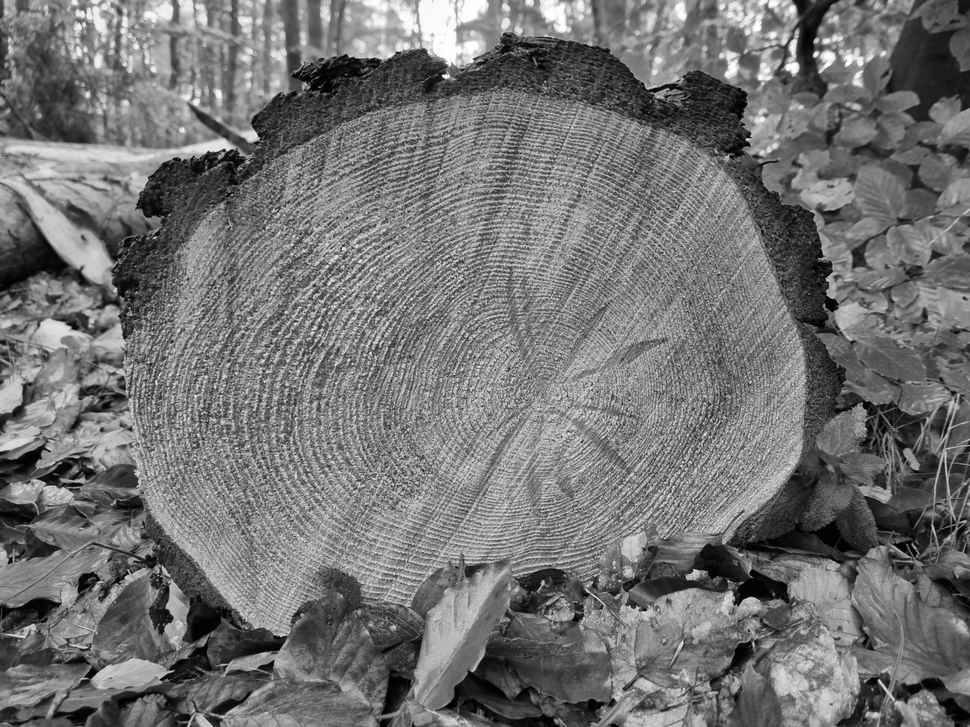
#> input picture input.tif, 970 x 727 px, shrunk from 2016 x 1512 before the run
$ python main.py
#> lines starting #> are read from the running program, lines starting #| are printed output that depends on the picture; after the words box and inside, x2 and y2 are one past the last pixel; in counts of white or black regions, pixels touching at a corner belong together
import math

# opencv-python version >= 4.4.0 required
import cv2
import numpy as np
import matplotlib.pyplot as plt

# Modify the contrast and brightness
def adjust_contrast_brightness(img, contrast=1, brightness=0):
    brightness += math.floor(round(255 * (1 - contrast) / 2))
    return cv2.addWeighted(img, contrast, img, 0, brightness)

# Count the amount of contiguous white pixels in
# a specific column in an image
def count_column(img, col):
    counter = 0
    isBlob = False

    for i in range(img.shape[0]):
        if img[i][col] > 0:
            isBlob = True
        if img[i][col] < 1:
            if isBlob == True:
                counter += 1
            isBlob = False

    return counter


# Load the image
image = cv2.imread('input.tif')
#> image is the input picture: shape (727, 970, 3); min 0, max 255, mean 115.1

plt.tight_layout()
plt.subplot(2,3,1)
plt.imshow(image)
plt.title("Original")

# Convert the image to grayscale
gray = cv2.cvtColor(image, cv2.COLOR_BGR2GRAY)

# Use Otsu thresholding to convert to binary
ret, thresh = cv2.threshold(gray, 0, 255, cv2.THRESH_BINARY_INV + cv2.THRESH_OTSU)
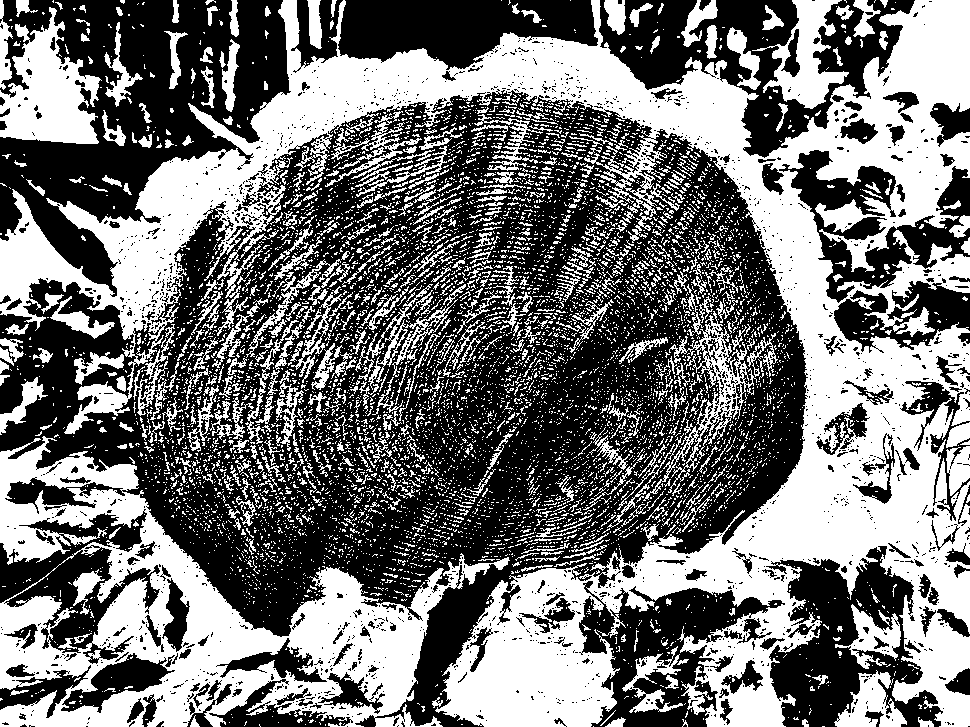
#> thresh: shape (727, 970); 45.3% white; 7354 white regions (6690 under 20 px), largest, box (x1, y1, x2, y2) and area: (0, 0, 970, 727) 169765, (0, 436, 510, 727) 50873, (0, 7, 102, 144) 7642
#> ret = 111

# Use opening followed by closing to obtain a mask for the trunk area
# - Since the background is usually composed of large objects out of focus,
# while the trunk area is composed of fine details, the details
# can be eroded away by using opening, which preserves the larger structures,
# and then the larger structures are expanded and the image inverted
# to obtain a good approximation of the trunk area
kernel = cv2.getStructuringElement(cv2.MORPH_ELLIPSE,(7,7))
opening = cv2.morphologyEx(thresh, cv2.MORPH_OPEN, kernel, iterations=3)
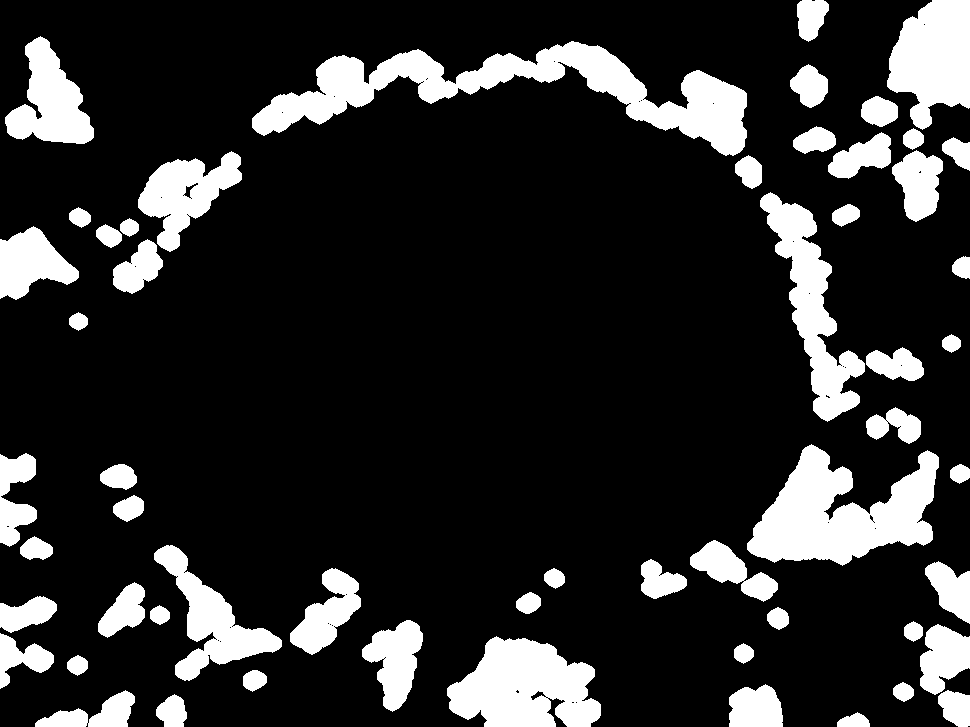
#> opening: shape (727, 970); 17.4% white; 56 white regions, largest, box (x1, y1, x2, y2) and area: (252, 41, 747, 156) 17856, (747, 444, 939, 566) 12942, (447, 636, 601, 727) 9808

kernel = cv2.getStructuringElement(cv2.MORPH_ELLIPSE,(49,49))
closing = cv2.morphologyEx(opening, cv2.MORPH_CLOSE, kernel, iterations=10)
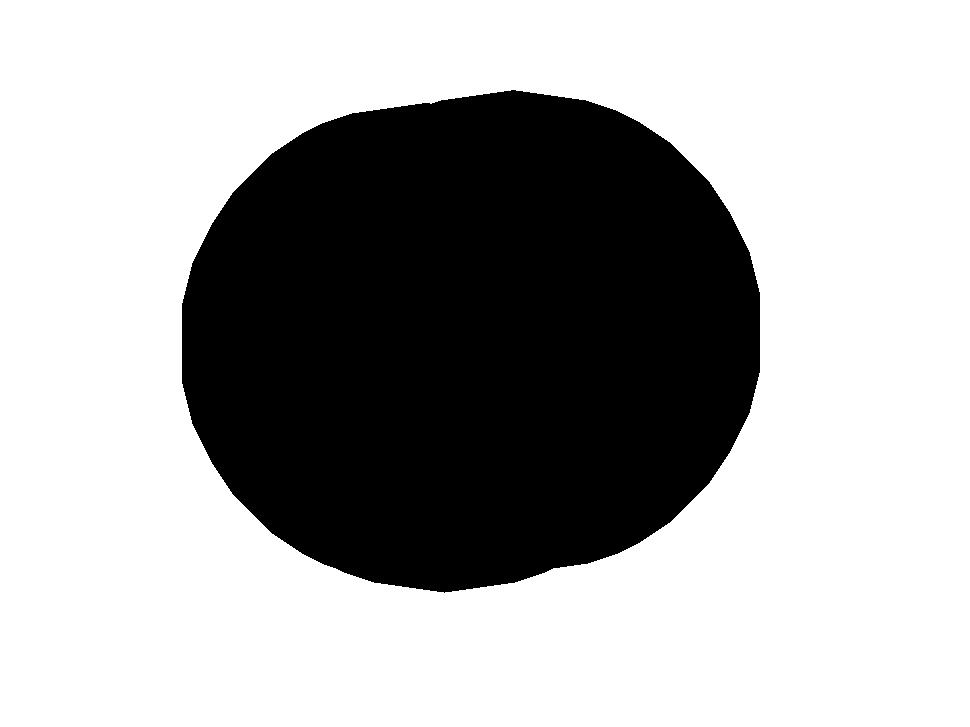
#> closing: shape (727, 970); 67.2% white; 1 black region, box (x1, y1, x2, y2) and area: (182, 90, 760, 593) 231127
closing = cv2.bitwise_not(closing)
#> closing: shape (727, 970); 32.8% white; 1 white region

plt.subplot(2,3,2)
plt.imshow(cv2.bitwise_not(closing))
plt.title("Opening + Closing")

# Find the biggest contour by area - this is the trunk
contours, hierarchy = cv2.findContours(closing, cv2.RETR_TREE, cv2.CHAIN_APPROX_SIMPLE)
#> contours = 1 contour; box (x1, y1, x2, y2) and area: (182, 90, 760, 593) 230349

cont = max(contours, key = cv2.contourArea)
#> cont = contour of 739 points, box (x1, y1, x2, y2) (182, 90, 760, 593), area 230349

# Draw the contour and its bounding box
image_contour = image.copy()
cv2.drawContours(image_contour, [cont], -1, (255, 0, 0), 7)

x,y,w,h = cv2.boundingRect(cont)
#> x = 182; y = 90; w = 578; h = 503
cv2.rectangle(image_contour, (x, y), (x+w, y+h), (0, 0, 255), 7)

plt.subplot(2,3,3)
plt.imshow(image_contour)
plt.title("Trunk Contour")

# Crop out the trunk (corresponding to the biggest contour)
mask = np.zeros((image.shape[0], image.shape[1], 1), np.uint8)
cv2.drawContours(mask, [cont], -1, (255, 255, 255), -1)

crop = np.zeros(image.shape, np.uint8)
crop = cv2.bitwise_and(image, image, mask = mask)
crop = crop[y:y+h, x:x+w]
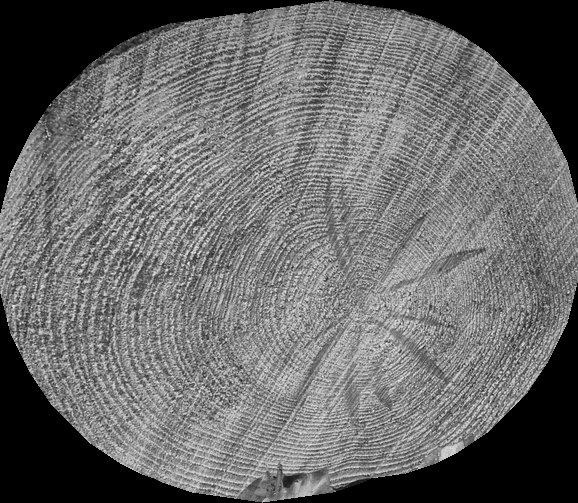
#> crop: shape (503, 578, 3); min 0, max 248, mean 105.2

plt.subplot(2,3,4)
plt.imshow(crop)
plt.title("Cropped")

crop_transform = cv2.cvtColor(crop, cv2.COLOR_BGR2GRAY)

# Increase the contrast and decrease the brightness to make the separate rings stand out
contrast = adjust_contrast_brightness(crop_transform, contrast=5, brightness=-30)
bw = cv2.adaptiveThreshold(contrast, 255, cv2.ADAPTIVE_THRESH_MEAN_C, cv2.THRESH_BINARY, 17, -1)
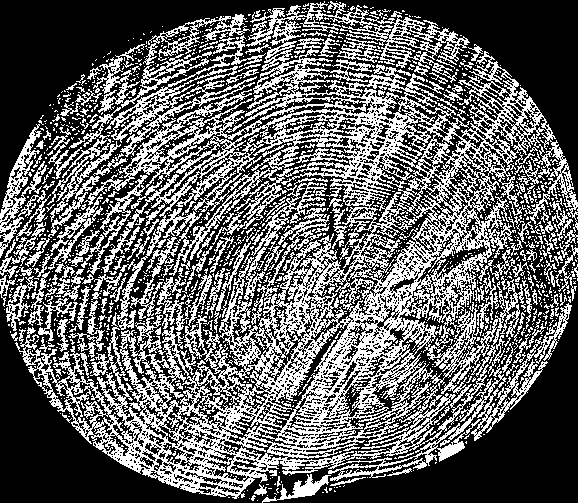
#> bw: shape (503, 578); 38.7% white in thin lines or dots

plt.subplot(2,3,5)
plt.imshow(bw)
plt.title("Enhanced Contrast")

# Use a rectangular kernel to remove most vertical structures
horizontalStructure = cv2.getStructuringElement(cv2.MORPH_RECT, (8, 1))
horizontal = cv2.erode(bw, horizontalStructure)
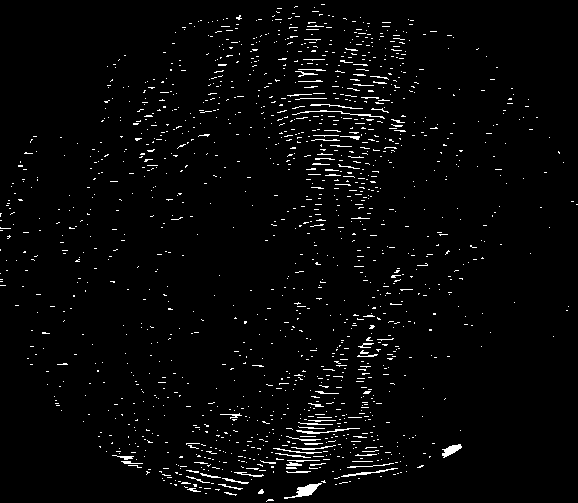
#> horizontal: shape (503, 578); 2.7% white in thin lines or dots

plt.subplot(2,3,6)
plt.imshow(horizontal)
plt.title("Vertical Erosion and Sampling")

# Sample 10 evenly spread out columns from the image and count the contiguous
# white pixels in each one
# - The column nearest to the center will almost always have the highest
# ring count, which is useful for finding the center
ringSamples = []
highestSample = 0
iHighestSample = 0

for i in range(10):
    ring = count_column(horizontal, math.floor(horizontal.shape[1] * ((i / 10) + 0.05)))
    ringSamples.append(ring)

    if ring > highestSample:
        highestSample = ring
        iHighestSample = i

    # Draw a line at each sampled column
    x1, y1 = [horizontal.shape[1] * ((i / 10) + 0.05), horizontal.shape[1] * ((i / 10) + 0.05)], [0, horizontal.shape[0]]
    plt.axline((x1[0], y1[0]), (x1[1], y1[1]), color="orange")
#> this loop made 10 passes
#> (ring, highestSample) on passes 1, 3, 6: (3, 3), (11, 11), (52, 52)
#> ring on passes 2, 4, 5, 7, 8, 9: 0, 10, 11, 23, 4, 2
#> after the loop, highestSample = 52; iHighestSample = 5; ringSamples = [3, 0, 11, 10, 11, 52, 23, 4, 2, 2]

# Draw a red line at the sampled column nearest to the trunk
# which will be used for calculating the actual number of rings
x1, y1 = [horizontal.shape[1] * ((iHighestSample / 10) + 0.05), horizontal.shape[1] * ((iHighestSample / 10) + 0.05)], [0, horizontal.shape[0]]
#> x1 = [317.9, 317.9]
plt.axline((x1[0], y1[0]), (x1[1], y1[1]), color="red")

# Print the rings found at each of the sampled column
for i in range(10):
    print("Col " + str(i) + " | " + str(ringSamples[i]))
#> this loop made 10 passes
#| Col 0 | 3
#| Col 1 | 0
#| Col 2 | 11
#| Col 3 | 10
#| Col 4 | 11
#| Col 5 | 52
#| Col 6 | 23
#| Col 7 | 4
#> (further printed lines are left out)

# Sample 100 columns near the center of the trunk
centerRings = []
for i in range(-50, 50):
    j = ((iHighestSample / 10) + 0.05) + (i / 1000)

    age = count_column(horizontal, math.floor(horizontal.shape[1] * j))
    centerRings.append(age)
#> this loop made 100 passes
#> (j, age) on passes 1 to 12: (0.5, 24), (0.501, 24), (0.502, 22), (0.503, 22), (0.504, 23), (0.505, 23), (0.506, 25), (0.507, 23), (0.508, 23), (0.509, 30), (0.51, 30), (0.511, 32)
#> after the loop, centerRings = 100 values, max 52 at index 49, min 22 at index 2, mean 33.68

# Calculate the average ring count of 100 pixel columns near the trunk center,
# to account for noise and irregularities in the trunk
rings = 0
for i in range(100):
    rings = rings + centerRings[i]
#> this loop made 100 passes
#> rings on passes 1 to 12: 24, 48, 70, 92, 115, 138, 163, 186, 209, 239, 269, 301
#> after the loop, rings = 3368

rings = math.floor(rings / 100)
#> rings = 33

print()
print("Tree rings: " + str(rings))
#| Tree rings: 33
plt.suptitle("Tree rings: " + str(rings))

plt.show()
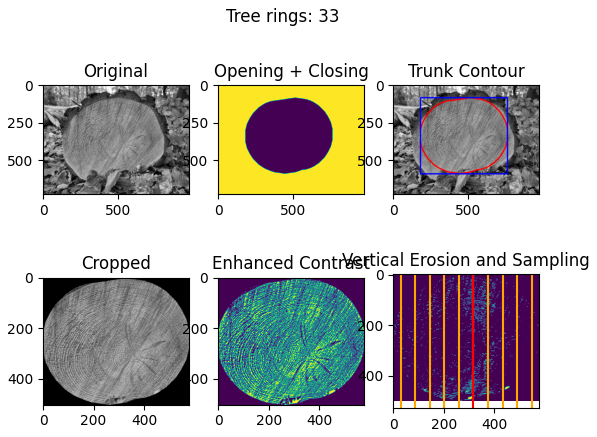
#> figure drawn by matplotlib, 6 panels; B, G, R data is drawn as R, G, B
